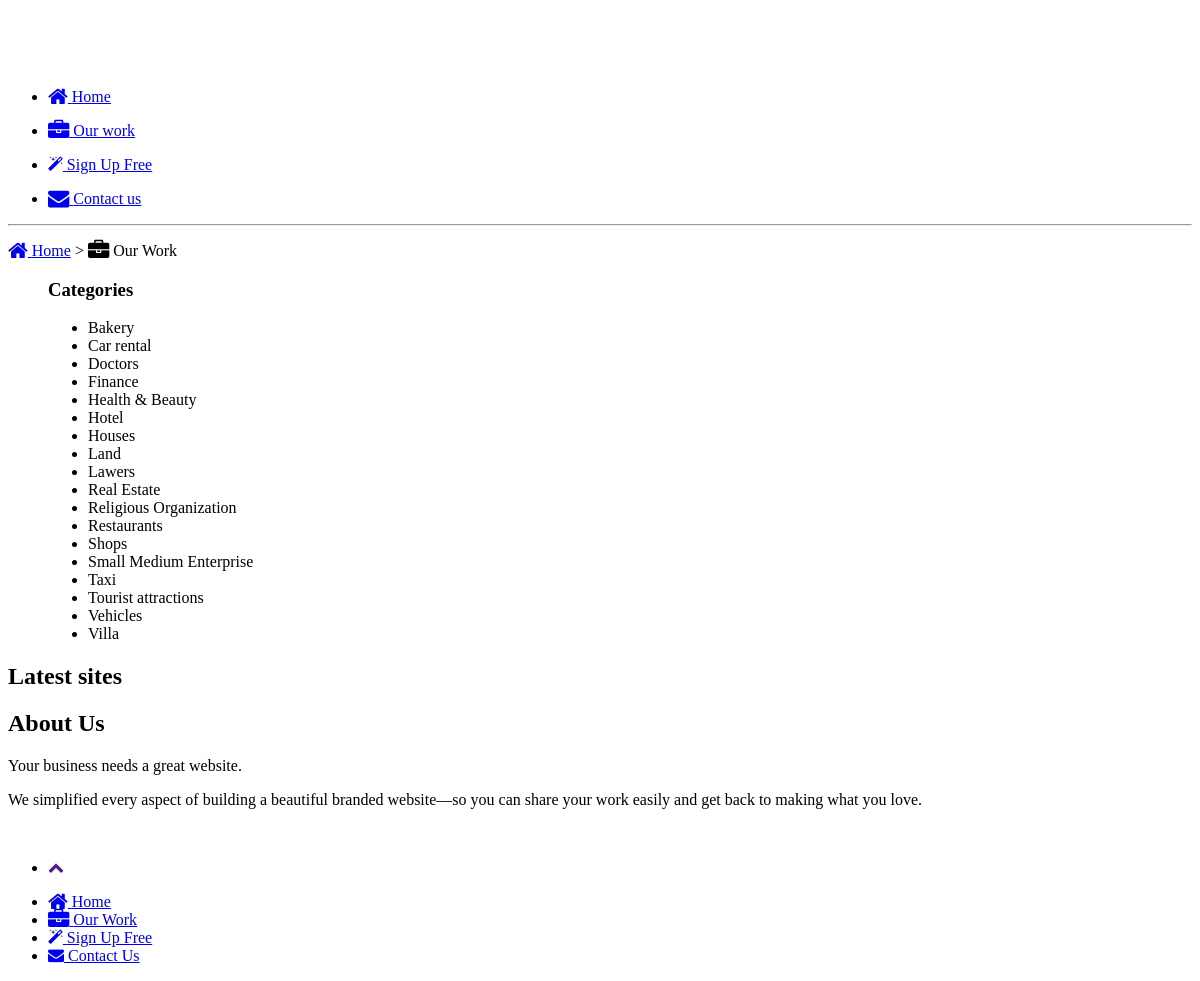
The page /about-us.php on the database its author committed.
### tables this page shows
CREATE TABLE IF NOT EXISTS `categories` (
  `id_categories` int(11) NOT NULL AUTO_INCREMENT,
  `name` text NOT NULL,
  `text` text NOT NULL,
  PRIMARY KEY (`id_categories`)
);

CREATE TABLE IF NOT EXISTS `site_config` (
  `id_site_config` int(11) NOT NULL AUTO_INCREMENT,
  `site_name` text NOT NULL,
  `site_description` text NOT NULL,
  `site_admin_username` text NOT NULL,
  `site_admin_password` text NOT NULL,
  `contact_detail` text NOT NULL,
  `facebook` text NOT NULL,
  `twitter` text NOT NULL,
  `googleplus` text NOT NULL,
  `flickr` text NOT NULL,
  `sharethis` text NOT NULL,
  `admin_text` text NOT NULL,
  `box_one` text NOT NULL,
  `box_two` text NOT NULL,
  `box_three` text NOT NULL,
  PRIMARY KEY (`id_site_config`)
);

### classes/basic_functions.php (called while the page is built, shortened)
<?php
function getsiteconfig(){
global $db;
$siteconfig = $db->query("SELECT * FROM site_config where id_site_config='1'");
$siteconfig = $siteconfig->fetch();
return $siteconfig;
}
?>

### about-us.php (the view, shortened to what this page needs)
<?php
include 'config.php';
$siteconfig = getsiteconfig();
?>
<!DOCTYPE html>
<html class="no-js" lang="en">
<head>
<?php
include 'includes/main/head_main.php';
?>
</head>
<body>
<div class="container">
<?php
include 'includes/main/header_main.php';
?>
<div class="about-page main grid-wrap">
<header class="grid col-full">
<hr>
<p class="fleft"><a href="<?php echo ROOT_WWW;?>"><i class="fa fa-home fa-lg"></i> Home</a> > <i class="fa fa-briefcase fa-lg"></i> Our Work</p>
</header>
<aside class="grid col-one-quarter mq2-col-full">
<menu>
<?php
$categories = $db->query("SELECT * FROM categories order by name ASC");
?>
<h3>Categories</h3>
<ul>
<?php while($row = $categories->fetch()){
	$count_business_sql = $db->query("SELECT count(*) as count from business_categories bc
join business b on b.id_business=bc.id_business
where id_categories='".$row['id_categories']."' and b.status='1'");
	$count_business = $count_business_sql->fetch();
	if($count_business['count']=='0'){
		echo "<li>".$row['name']."</li>";
	}else{
		?>
		<li><i class="fa fa-angle-double-right"></i> <a href="<?php echo ROOT_WWW;?>cat/<?php echo generate_permalink($row['id_categories']);?>/<?php echo generate_permalink($row['name']);?>"><?php echo $row['name'];?></a> (<?php echo $count_business['count'];?>)</li>
		<?php
	}
}
?>
</ul>
</menu></aside>
<section class="grid col-three-quarters mq2-col-full">
<article id="navteam" class="works">
<h2><?php
if(isset($_GET['id_categories'])){
	echo $getcategories['name'];
}else{?>Latest sites<?php }?></h2>
</article><div style="clear:both;"></div>
<article id="navphilo">
<h2>About Us</h2>
<?php echo $siteconfig['site_description'];?>
</article>
</section>
</div>
<div class="divide-top">
<?php
include 'includes/main/footer_main.php';
?>
</div>
</div>
</body>
</html>

### includes/main/head_main.php (shortened to what this page needs)
<link rel="stylesheet" href="<?php echo ROOT_WWW;?>site/css/style.css">
<link rel="stylesheet" href="<?php echo ROOT_WWW;?>site/css/pricing.css">
<link rel="stylesheet" href="<?php echo ROOT_WWW;?>js/fancybox/source/jquery.fancybox.css?v=2.1.5" type="text/css" media="screen" />
<link rel="stylesheet" href="<?php echo ROOT_WWW;?>js/font-awesome/css/font-awesome.css">

### includes/main/header_main.php
<header id="navtop"> <a href="<?php echo ROOT_WWW;?>" class="logo fleft"><h2><?php echo $siteconfig['site_name'];?></h2></a>
    <nav class="fright">
      <ul>
        <li><a href="<?php echo ROOT_WWW;?>" class="navactive"><i class="fa fa-home fa-lg"></i> Home</a></li>
      </ul>
      <ul>
        <li><a href="<?php echo ROOT_WWW;?>about-us"><i class="fa fa-briefcase fa-lg"></i> Our work</a></li>
      </ul>
	  <ul>
        <li><a href="<?php echo ROOT_WWW;?>register"><i class="fa fa-magic"></i> Sign Up Free</a></li>
      </ul>
	  <ul>
        <li><a href="<?php echo ROOT_WWW;?>contact-us"><i class="fa fa-envelope fa-lg"></i> Contact us</a></li>
      </ul>
    </nav>
  </header>

### includes/main/footer_main.php (shortened to what this page needs)
<footer class="grid-wrap">
<ul class="grid col-one-half social">
<li><a href="" id="back-top" title="Go back up"><i class="fa fa-chevron-up"></i></a></li>
</ul>
<nav class="grid col-one-half">
<ul>
<li><a href="<?php echo ROOT_WWW;?>"><i class="fa fa-home fa-lg"></i> Home</a></li>
<li><a href="<?php echo ROOT_WWW;?>about-us"><i class="fa fa-briefcase fa-lg"></i> Our Work</a></li>
<li><a href="<?php echo ROOT_WWW;?>register"><i class="fa fa-magic"></i> Sign Up Free</a></li>
<li><a href="<?php echo ROOT_WWW;?>contact-us"><i class="fa fa-envelope"></i> Contact Us</a></li>
</ul>
</nav>
</footer>

### admin/imageuploader/css/style.css (style rules this page uses)
body { padding-top: 60px; }

### rows shown on the page
categories: name "Bakery"
categories: name "Car rental"
categories: name "Doctors"
categories: name "Finance"
categories: name "Health & Beauty"
categories: name "Hotel"
categories: name "Houses"
categories: name "Land"
categories: name "Lawers"
categories: name "Real Estate"
categories: name "Religious Organization"
categories: name "Restaurants"
categories: name "Shops"
categories: name "Small Medium Enterprise"
categories: name "Taxi"
categories: name "Tourist attractions"
categories: name "Vehicles"
categories: name "Villa"
site_config: site_description "Your business needs a great website. We simplified every aspect of building a beautiful branded website—so you can share your work easily and get back to making what you love."
